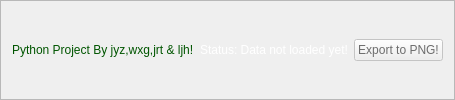
           <widget class="QFrame" name="frame_bottom">
            <property name="styleSheet">
             <string notr="true">color:rgb(0, 0, 0)</string>
            </property>
            <property name="frameShape">
             <enum>QFrame::StyledPanel</enum>
            </property>
            <property name="frameShadow">
             <enum>QFrame::Raised</enum>
            </property>
            <layout class="QHBoxLayout" name="horizontalLayout_11">
             <item alignment="Qt::AlignHCenter">
              <widget class="QLabel" name="label_2">
               <property name="styleSheet">
                <string notr="true">color: rgb(0, 85, 0);</string>
               </property>
               <property name="text">
                <string>Python Project By jyz,wxg,jrt &amp; ljh!</string>
               </property>
              </widget>
             </item>
             <item>
              <widget class="QLabel" name="status_label">
               <property name="styleSheet">
                <string notr="true">font: 13pt &quot;Times New Roman&quot;;
color: rgb(255, 255, 255);</string>
               </property>
               <property name="text">
                <string>Status: Data not loaded yet!</string>
               </property>
              </widget>
             </item>
             <item>
              <widget class="QPushButton" name="Btn_export">
               <property name="enabled">
                <bool>false</bool>
               </property>
               <property name="styleSheet">
                <string notr="true">QPushButton{
	color: rgb(255,255,255)
}
QPushButton:disabled{
	color: rgb(109,109,109)
}</string>
               </property>
               <property name="text">
                <string>Export to PNG!</string>
               </property>
              </widget>
             </item>
            </layout>
           </widget>
